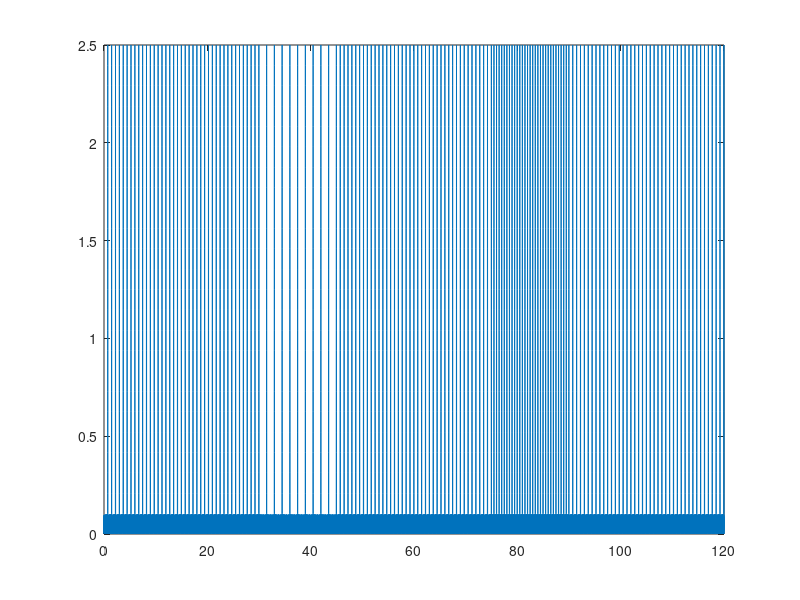

Source code (MATLAB):
% 1 = 1 ms
% 1 below 50 bpm
% 1 above 100 bpm
% normal 80 bpm 80 beats in 60000

%normal section 750 two beats (80 bpm)
norm_base = 0.1*rand(700,1);
temp_x = linspace(0,25,25);
norm_peakU = temp_x.*0.1;
norm_peakD = 2.5 - 0.1.*temp_x;
normY = cat(1,norm_base,norm_peakU',norm_peakD');

%slow dying section 1500 two beats (50 bpm)
brady_base = 0.1*rand(1450,1);
bradyY = cat(1,brady_base,norm_peakU',norm_peakD');

%fast dying section 500 two beats (120 bpm)
tachy_base = 0.1*rand(450,1);
tachyY = cat(1,tachy_base,norm_peakU',norm_peakD');

%30s living time
normal_sec = normY;
for i = 2:1:40
    normal_sec = cat(1,normal_sec,normY);
end

%15s slow and fast dying
brady_sec = bradyY;
for i = 2:1:10
    brady_sec = cat(1,brady_sec,bradyY);
end

tachy_sec = tachyY;
for i = 2:1:30
    tachy_sec = cat(1,tachy_sec,tachyY);
end

M = zeros(120000,2);
M(:,1) = linspace(0,120,120000);
M(:,2) = cat(1,normal_sec,brady_sec,normal_sec,tachy_sec,normal_sec);
figure(1); clf
plot(M(:,1),M(:,2));
M2 = zeros(240000,2);
M2(:,1) = linspace(0,240,240000);
M2(:,2) = cat(1,M(:,2),M(:,2));

cd('C:\Users\User\Documents');
fid = fopen('full_test.csv','w+');
fprintf(fid, '%s,', 'times');
fprintf(fid, '%s\n', 'voltages');
fclose(fid);
dlmwrite('full_test.csv',M2,'-append');